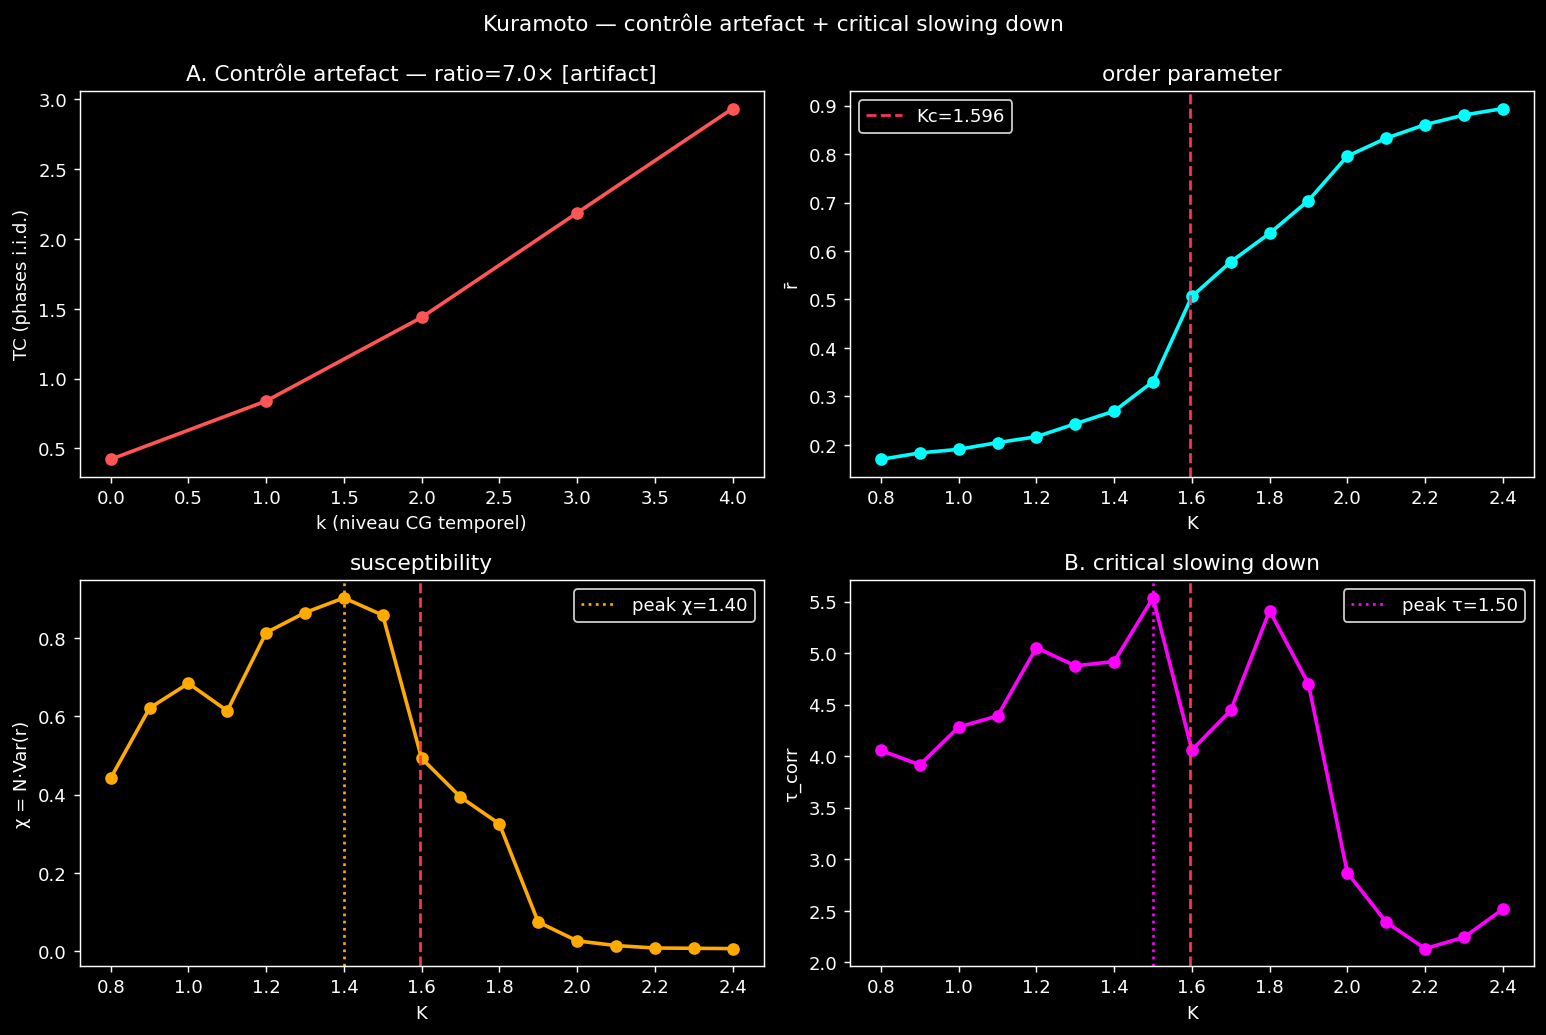

The Python source for this figure:
"""Deux tests décisifs sur Kuramoto.

A. CONTRÔLE ARTEFACT — phases i.i.d. uniformes (zéro interaction).
   Passe dans le pipeline temporal (circular_window_mean → quadrantize → TC).
   Si TC(k) croît avec k → le coarse-graining circulaire fabrique de la
   corrélation spurieuse. γ>0 serait alors un artefact, pas un signal.

B. τ_corr — temps d'autocorrélation intégré de r(t).
   Critical slowing down : à K_c, r fluctue lentement → τ_corr pique.
   Observable Kuramoto-natif candidat (vs χ qui pique à K=1.35 ≠ K_c=1.596).
"""
import sys
import os
import json
import time
import numpy as np
import matplotlib.pyplot as plt

sys.path.insert(0, os.path.dirname(os.path.dirname(os.path.abspath(__file__))))

from systems.kuramoto import simulate, chi_from_r, order_parameter
from xi.temporal import circular_window_mean, quadrantize_phases, tc_random_subsets


def control_artifact(N=64, T=480, n_bins=4, k_max=4, subset_size=4,
                     n_subsets=300, seed=0):
    rng = np.random.default_rng(seed)
    phases = rng.uniform(0, 2 * np.pi, size=(T, N))
    tcs, n_eff = [], []
    for k in range(k_max + 1):
        window = 2 ** k
        cg = circular_window_mean(phases, window)
        if cg.shape[0] < 16:
            tcs.append(np.nan)
            n_eff.append(0)
            continue
        samples = quadrantize_phases(cg, n_bins=n_bins)
        tc, _, _, _, _ = tc_random_subsets(samples, subset_size, n_subsets, rng)
        tcs.append(tc)
        n_eff.append(cg.shape[0])
    return np.array(tcs), n_eff


def autocorr_time(x, max_lag=None):
    """Temps d'autocorrélation intégré : τ = 1 + 2 Σ_lag C(lag), arrêt au 1er C<0."""
    x = np.asarray(x, dtype=np.float64)
    x = x - x.mean()
    var = x.var()
    if var < 1e-10:
        return 0.0
    n = len(x)
    if max_lag is None:
        max_lag = n // 2
    full = np.correlate(x, x, mode="full")[n - 1:]
    ac = full / (var * n)
    ac = ac[:max_lag]
    tau = 1.0
    for lag in range(1, len(ac)):
        if ac[lag] <= 0:
            break
        tau += 2.0 * ac[lag]
    return tau


def tau_sweep(N=64, sigma_omega=1.0, K_values=None, dt=0.05,
              t_equil=80.0, t_sample=300.0, sample_gap=0.5, seed=0):
    if K_values is None:
        K_values = np.linspace(0.8, 2.4, 17)
    Kc = 2.0 * sigma_omega * np.sqrt(2.0 / np.pi) / 2.0  # = σ·√(2/π) approx
    # Kc exact pour gaussienne g(0)=1/(σ√2π) : Kc = 2/(π g(0)) = 2σ√(2π)/...
    Kc = 2.0 / (np.pi * (1.0 / (sigma_omega * np.sqrt(2 * np.pi))))
    r_mean = np.zeros(len(K_values))
    chi = np.zeros(len(K_values))
    tau = np.zeros(len(K_values))
    for i, K in enumerate(K_values):
        _, r_traj = simulate(
            N=N, K=float(K), sigma_omega=sigma_omega, dt=dt,
            t_equil=t_equil, t_sample=t_sample, sample_gap=sample_gap,
            seed=seed, return_phases=False,
        )
        r_mean[i] = r_traj.mean()
        chi[i] = chi_from_r(r_traj, N)
        tau[i] = autocorr_time(r_traj)
    return K_values, r_mean, chi, tau, Kc


def run(outdir=None):
    if outdir is None:
        outdir = os.path.dirname(os.path.abspath(__file__))

    print("=" * 64)
    print("A. CONTRÔLE ARTEFACT — phases i.i.d. uniformes (zéro interaction)")
    print("=" * 64)
    tcs, n_eff = control_artifact()
    for k, (tc, ne) in enumerate(zip(tcs, n_eff)):
        print(f"  k={k}  window=2^{k}={2**k:>3}  n_samples={ne:>4}  TC={tc:.4f}")
    ratio = tcs[-1] / tcs[0] if tcs[0] > 0 else float("inf")
    print(f"\n  TC(k_max)/TC(0) = {ratio:.2f}")
    if ratio > 2.0:
        print("  ✗ ARTEFACT CONFIRMÉ : TC croît sur données SANS interaction.")
        print("    → circular_window_mean fabrique corrélation spurieuse.")
        print("    → γ_K positif du sweep Kuramoto est largement artefactuel.")
    else:
        print("  ✓ Pas d'artefact majeur : pipeline neutre sur données i.i.d.")
    verdict_artifact = "artifact" if ratio > 2.0 else "clean"

    print()
    print("=" * 64)
    print("B. τ_corr — critical slowing down (observable Kuramoto-natif)")
    print("=" * 64)
    t0 = time.time()
    K_values, r_mean, chi, tau, Kc = tau_sweep()
    print(f"simu {time.time()-t0:.1f}s   Kc≈{Kc:.4f}\n")
    print(f"{'K':>6} | {'r̄':>6} | {'χ':>8} | {'τ_corr':>8}")
    print("-" * 40)
    for i, K in enumerate(K_values):
        print(f"{K:>6.3f} | {r_mean[i]:>6.3f} | {chi[i]:>8.3f} | {tau[i]:>8.3f}")
    peak_chi = K_values[np.argmax(chi)]
    peak_tau = K_values[np.argmax(tau)]
    print(f"\npeak χ      K={peak_chi:.3f}  (Δ vs Kc = {peak_chi-Kc:+.3f})")
    print(f"peak τ_corr K={peak_tau:.3f}  (Δ vs Kc = {peak_tau-Kc:+.3f})")
    if abs(peak_tau - Kc) < abs(peak_chi - Kc):
        print("  ✓ τ_corr localise K_c mieux que χ → critical slowing down validé.")
    else:
        print("  ✗ τ_corr ne bat pas χ pour localiser K_c.")

    # Plot
    fig, axes = plt.subplots(2, 2, figsize=(12, 8))
    ax = axes[0, 0]
    ax.plot(range(len(tcs)), tcs, "o-", color="#ff5555", lw=2)
    ax.set_xlabel("k (niveau CG temporel)", color="white")
    ax.set_ylabel("TC (phases i.i.d.)", color="white")
    ax.set_title(f"A. Contrôle artefact — ratio={ratio:.1f}× [{verdict_artifact}]",
                 color="white")

    ax = axes[0, 1]
    ax.plot(K_values, r_mean, "o-", color="#00ffff", lw=2)
    ax.axvline(Kc, color="#ff3355", ls="--", label=f"Kc={Kc:.3f}")
    ax.set_xlabel("K", color="white")
    ax.set_ylabel("r̄", color="white")
    ax.set_title("order parameter", color="white")
    ax.legend(facecolor="black", labelcolor="white", edgecolor="white")

    ax = axes[1, 0]
    ax.plot(K_values, chi, "o-", color="#ffaa00", lw=2)
    ax.axvline(Kc, color="#ff3355", ls="--")
    ax.axvline(peak_chi, color="#ffaa00", ls=":", label=f"peak χ={peak_chi:.2f}")
    ax.set_xlabel("K", color="white")
    ax.set_ylabel("χ = N·Var(r)", color="white")
    ax.set_title("susceptibility", color="white")
    ax.legend(facecolor="black", labelcolor="white", edgecolor="white")

    ax = axes[1, 1]
    ax.plot(K_values, tau, "o-", color="#ff00ff", lw=2)
    ax.axvline(Kc, color="#ff3355", ls="--")
    ax.axvline(peak_tau, color="#ff00ff", ls=":", label=f"peak τ={peak_tau:.2f}")
    ax.set_xlabel("K", color="white")
    ax.set_ylabel("τ_corr", color="white")
    ax.set_title("B. critical slowing down", color="white")
    ax.legend(facecolor="black", labelcolor="white", edgecolor="white")

    for ax in axes.flat:
        ax.set_facecolor("black")
        ax.tick_params(colors="white")
        for sp in ax.spines.values():
            sp.set_color("white")
    fig.patch.set_facecolor("black")
    fig.suptitle("Kuramoto — contrôle artefact + critical slowing down",
                 color="white", y=0.99)
    plt.tight_layout()
    png = os.path.join(outdir, "kuramoto_control_tau.png")
    plt.savefig(png, dpi=130, facecolor="black", bbox_inches="tight")
    print(f"\nsaved {png}")

    out = {
        "control_artifact": {"tc_per_k": tcs.tolist(), "ratio": float(ratio),
                             "verdict": verdict_artifact},
        "tau_sweep": {"K": K_values.tolist(), "r_mean": r_mean.tolist(),
                      "chi": chi.tolist(), "tau": tau.tolist(), "Kc": float(Kc),
                      "peak_chi": float(peak_chi), "peak_tau": float(peak_tau)},
    }
    jpath = os.path.join(outdir, "kuramoto_control_tau.json")
    with open(jpath, "w") as f:
        json.dump(out, f, indent=2)
    print(f"saved {jpath}")
    return out


if __name__ == "__main__":
    run()
